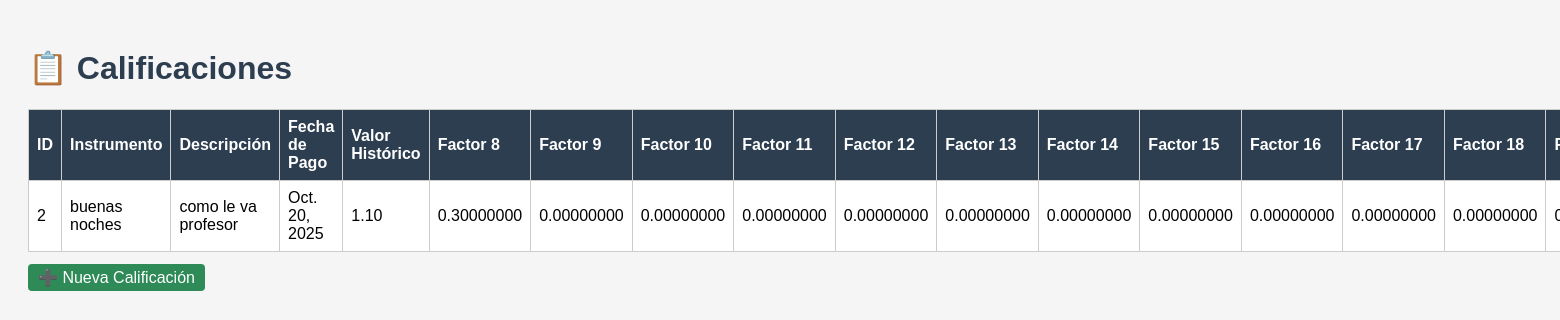
Page /calificaciones/ on the committed database.
### miapp/models.py (models this page shows, shortened)
class Calificacion(models.Model):
    id_calificacion = models.AutoField(primary_key=True)
    instrumento = models.CharField(max_length=50)
    descripcion = models.CharField(max_length=200, null=True, blank=True)
    fecha_pago = models.DateField(null=True, blank=True)
    valor_historico = models.DecimalField(max_digits=12, decimal_places=2, null=True, blank=True)
    locals().update(generar_factores())
    class Meta:
        db_table = 'CALIFICACION'

### miapp/views.py (the view)
# urls.py: path('', lambda request: redirect('lista_calificaciones')),
def lista_calificaciones(request):
    calificaciones = Calificacion.objects.all()
    return render(request, 'calificaciones.html', {'calificaciones': calificaciones})

### templates/calificaciones.html (shortened to what this page needs)
<!DOCTYPE html>
<html lang="es">
<head>
</head>
<body>
    <h1>📋 Calificaciones</h1>
<table>
    <thead>
        <tr>
            <th>ID</th>
            <th>Instrumento</th>
            <th>Descripción</th>
            <th>Fecha de Pago</th>
            <th>Valor Histórico</th>
            <th>Factor 8</th>
            <th>Factor 9</th>
            <th>Factor 10</th>
            <th>Factor 11</th>
            <th>Factor 12</th>
            <th>Factor 13</th>
            <th>Factor 14</th>
            <th>Factor 15</th>
            <th>Factor 16</th>
            <th>Factor 17</th>
            <th>Factor 18</th>
            <th>Factor 19</th>
        </tr>
    </thead>
    <tbody>
    {% for c in calificaciones %}
        <tr>
            <td>{{ c.id_calificacion }}</td>
            <td>{{ c.instrumento }}</td>
            <td>{{ c.descripcion }}</td>
            <td>{{ c.fecha_pago }}</td>
            <td>{{ c.valor_historico }}</td>
            <td>{{ c.factor8 }}</td>
            <td>{{ c.factor9 }}</td>
            <td>{{ c.factor10 }}</td>
            <td>{{ c.factor11 }}</td>
            <td>{{ c.factor12 }}</td>
            <td>{{ c.factor13 }}</td>
            <td>{{ c.factor14 }}</td>
            <td>{{ c.factor15 }}</td>
            <td>{{ c.factor16 }}</td>
            <td>{{ c.factor17 }}</td>
            <td>{{ c.factor18 }}</td>
            <td>{{ c.factor19 }}</td>
        </tr>
    {% empty %}
        <tr>
            <td colspan="40" style="text-align:center;">No hay calificaciones registradas</td>
        </tr>
    {% endfor %}
    </tbody>
</table>
    <p>
        <a href="{% url 'crear_calificacion' %}" class="btn btn-success">➕ Nueva Calificación</a>
    </p>
</body>
</html>

### templates/calificaciones.html (style rules this page uses)
body { font-family: Arial, sans-serif; background: #f5f5f5; padding: 20px; }
h1 { color: #2c3e50; }
table { width: 100%; border-collapse: collapse; margin-top: 20px; background: white; }
th, td { border: 1px solid #ccc; padding: 8px; text-align: left; }
th { background: #2c3e50; color: white; }
a.btn { padding: 5px 10px; text-decoration: none; border-radius: 4px; margin-right: 5px; }
.btn-success { background: seagreen; color: white; }

### rows in the picture
Calificacion: id_calificacion "2", instrumento "buenas noches", descripcion "como le va profesor", fecha_pago "Oct. 20, 2025", valor_historico "1.10", factor8 "0.30000000", factor9 "0.00000000", factor10 "0.00000000", factor11 "0.00000000", factor12 "0.00000000", factor13 "0.00000000", factor14 "0.00000000", factor15 "0.00000000", factor16 "0.00000000", factor17 "0.00000000", factor18 "0.00000000"
